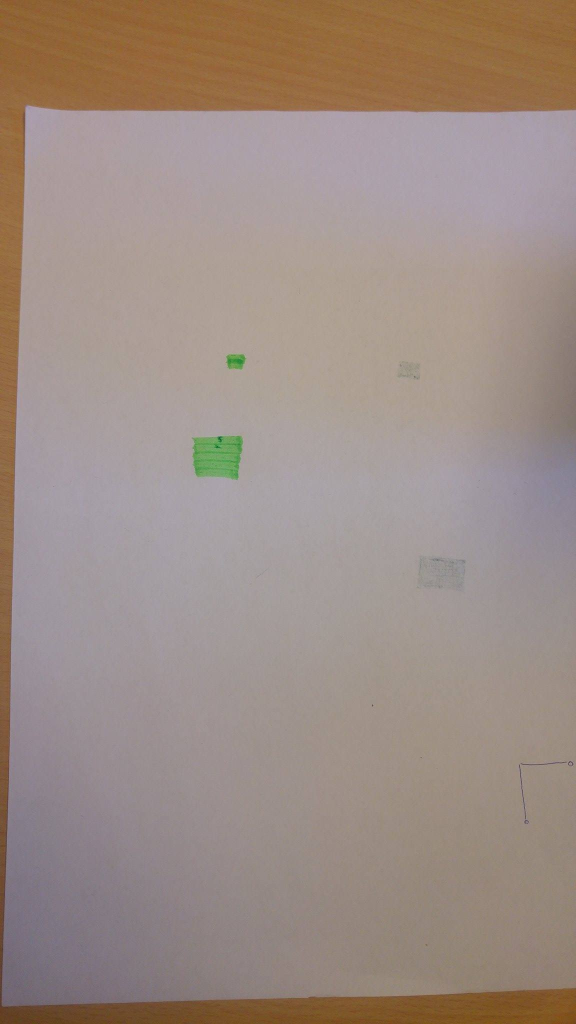
%> input picture image recognition/imgpros/img/double1.jpg, 1152 x 2048 px (shown at 1/2 size)
$ octave --eval "findColor('image recognition/imgpros/img/double1.jpg');"   (GNU Octave 9; MATLAB toolbox functions it lacks are replaced by stand-ins)
%> lines starting %> are read from the running program, lines starting %| are printed output that depends on the picture; in (x1, y1, x2, y2) boxes, pixels count from 0 and x2, y2 are one past the last pixel; in counts of white or black regions, pixels touching at a corner belong together; the program's own positions count from 1
function findColor(image)
%> called with image = 'image recognition/imgpros/img/double1.jpg'

resizeIm = 0.1;

%image = ('double1.jpg');
image = imread(image);
%> image is the input picture: size 2048x1152x3 uint8; mean R, G, B 156.9, 140.8, 132.7
image = imresize(image,resizeIm);
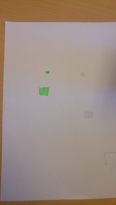
%> image: size 205x116x3 uint8; mean R, G, B 156.9, 140.8, 132.7
[m,n] = size(image);
%> m = 205; n = 348

red = image(:,:,1);
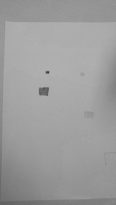
%> red: size 205x116 uint8; min 59, max 177, mean 156.9
blue = image(:,:,3);
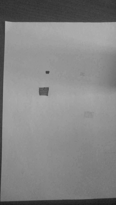
%> blue: size 205x116 uint8; min 25, max 177, mean 132.7
green = image - red;
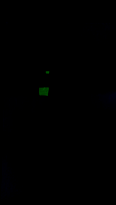
%> green: size 205x116x3 uint8; mean R, G, B 0, 0.2, 0.2
greenIntensity = rgb2gray(green);
greenBinary = imbinarize(greenIntensity);
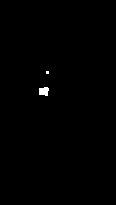
%> greenBinary: size 205x116 logical; 0.34% white; 2 white regions (1 under 20 px), largest, box (x1, y1, x2, y2) and area: (39, 87, 49, 96) 73
s = regionprops(greenBinary,'centroid');
%> s = 2 regions; Centroid: [44.5 91.9], [48 73]
centroids = cat(1, s.Centroid);
%> centroids = [44.47 91.86; 48 73]
a = regionprops(greenBinary, 'area');
%> a = 2 regions; Area: 73, 9
area = cat(1, a.Area);
%> area = [73; 9]

imshow(greenBinary);
hold on
plot(centroids(:,1),centroids(:,2), 'b*')
hold off


[sortedValues,sortIndex] = sort(area(:),'descend');
%> sortedValues = [73; 9]; sortIndex = [1; 2]

if size(area,1) == 2
    frontPos = centroids(sortIndex(1),:)
%> frontPos = [44.47 91.86]
    backPos = centroids(sortIndex(2),:)
%> backPos = [48 73]
%> `findColor('image recognition/imgpros/img/double1.jpg');`:
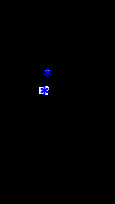
%> figure redrawn from the program's plot data
elseif size(area,1)== 3
    destination = centroids(sortIndex(1),:)
    frontPos = centroids(sortIndex(2),:)
    backPos = centroids(sortIndex(3),:)
else
    error('did not find correct number of green spots');
end


%[i,j]=find(greenBinary == 1)

end
